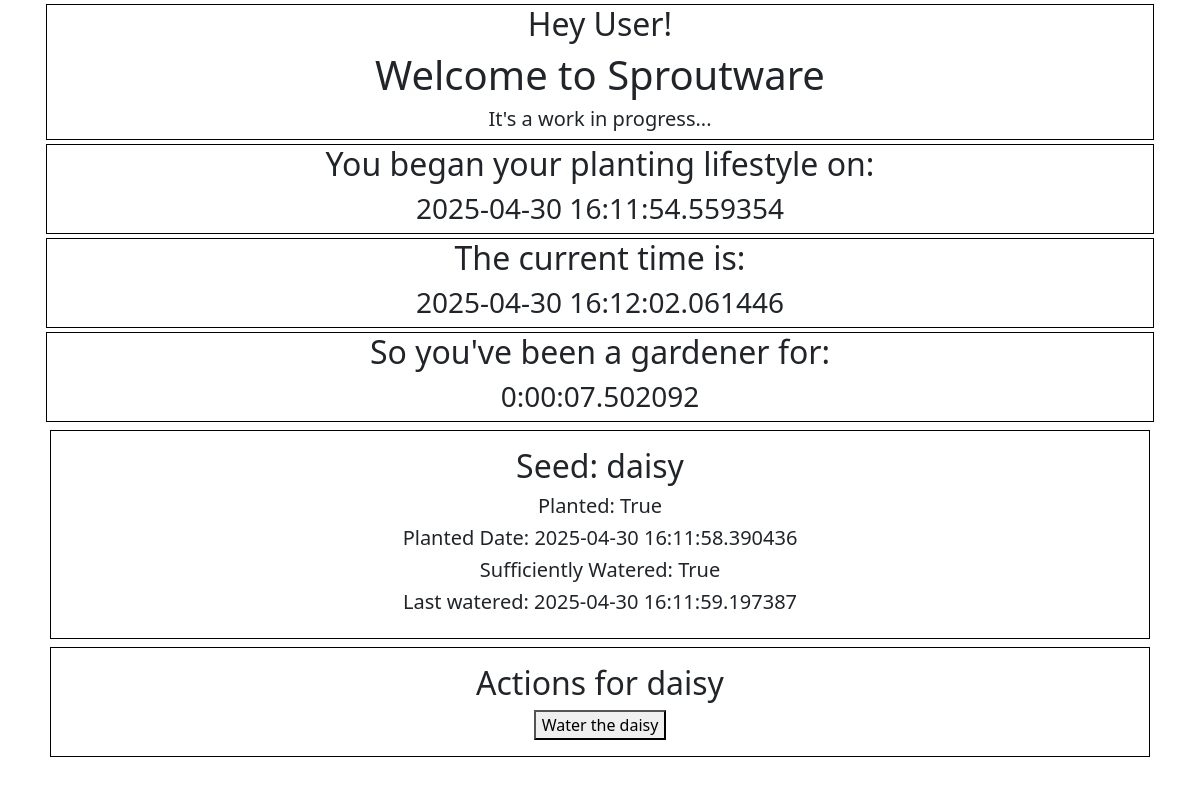
Before: / with the older database file.
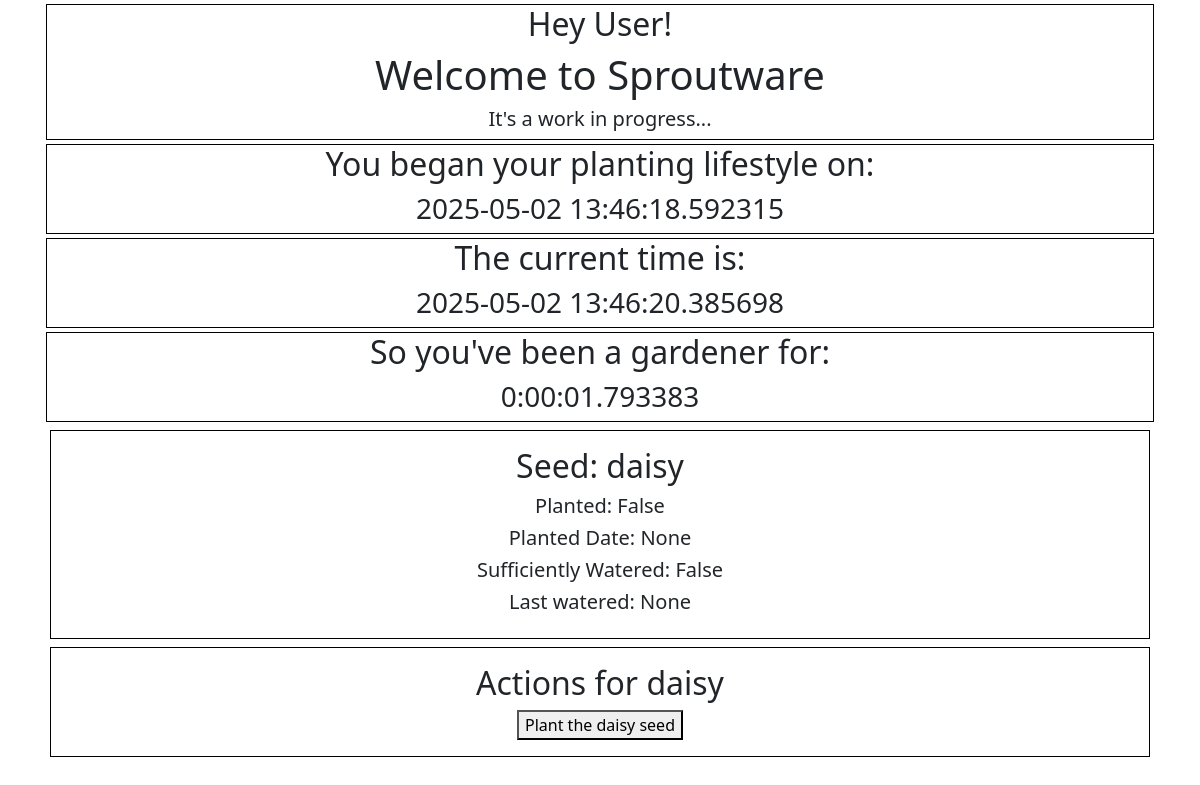
After: the same page with the newer database file.
### models.py (models this page shows, shortened)
class Time(db.Model):
    __tablename__ = "Time"
    id = db.mapped_column(db.Integer, primary_key = True)
    name = db.mapped_column(db.String, nullable = False)
    current_time = db.mapped_column(db.DateTime, nullable = False, default = dt.now())

class Seed(db.Model):
    __tablename__ = "Seeds"
    id = db.mapped_column(db.Integer, primary_key = True)
    name = db.mapped_column(db.String, nullable = False)
    category = db.mapped_column(db.String, nullable = False, default = "flower")
    hp = db.mapped_column(db.Integer, nullable = False, default = 100)
    growth = db.mapped_column(db.Integer, nullable = False, default = 0)
    is_watered = db.mapped_column(db.Boolean, default = False)
    time_of_watering = db.mapped_column(db.DateTime, nullable = True, default = None)
    is_planted = db.mapped_column(db.Boolean, nullable=False, default=False)
    time_of_planting = db.mapped_column(db.DateTime, nullable = True, default = None)
    water_interval = db.mapped_column(db.DateTime)

### app.py (the view)
@app.route("/")
def home():
    water_msg = request.args.get("message")
    seeds = call_seeds()
    time_update = call_time_update()
    start = began_game()
    update_time()
    return render_template("home.html", plant = seeds, time_update = time_update, start = start, water_message=water_msg)

### app.py (called while the page is built)
def call_seeds():
    statement = db.select(Seed)
    records = db.session.execute(statement)
    results = records.scalar()
    return results

def call_time_update():
    statement = db.select(Time).where(Time.id == 1)
    records = db.session.execute(statement)
    results = records.scalar()
    if results == None:
        current_time = Time(name = "up_to_date")
        db.session.add(current_time)
        db.session.commit()
        call_time_update()
        return call_time_update()
    return results

def update_time():
    current_time_row = db.session.query(Time).first()
    current_time_row.current_time = dt.now()
    db.session.commit()
    return current_time_row

def began_game():
    statement = db.select(Time).where(Time.id == 2)
    records = db.session.execute(statement)
    results = records.scalar()
    if results == None:
        began_time = Time(name = "first_launch_date")
        db.session.add(began_time)
        db.session.commit()
        began_game()
        return began_game()
    return results

### templates/home.html (shortened to what this page needs)
{% extends "base.html" %}
{% block content %}
<div class="m-1 p-6 border border-black text-center">
        <h2>Hey User!</h2>
        <h1>Welcome to Sproutware</h1>
        <h5>It's a work in progress...</h5>
</div>
<div class="m-1 p-6 border border-black text-center">
    <h2>You began your planting lifestyle on:</h2>
    <h3>{{ start.current_time }}</h3>
</div>
<div class="m-1 p-6 border border-black text-center">
    <h2>The current time is: </h2>
    <h3>{{time_update.current_time}}</h3>
</div>
<div class="m-1 p-6 border border-black text-center">
    <h2>So you've been a gardener for:</h2>
    <h3>{{time_update.current_time - start.current_time}}</h3>
</div>
<div class="m-2 p-3 border border-black text-center">
    <h2>Seed: {{ plant.name }}</h2>
    <h5>Planted: {{plant.is_planted}}</h5>
    <h5>Planted Date: {{plant.time_of_planting}} </h5>
    <h5>Sufficiently Watered: {{plant.is_watered}}</h5>
    <h5>Last watered: {{plant.time_of_watering}}</h5>
</div>
<div class="m-2 p-3 border border-black text-center">
    <h2>Actions for {{ plant.name }}</h2>
    {% if not plant.is_planted %}
        <form method="post" action="{{ url_for('plant_seed', seed_id=plant.id) }}">
            <button type="submit">Plant the {{ plant.name }} seed</button>
        </form>
    {% endif %}
    {% if plant.is_planted %}
        <form method="post" action="{{ url_for('water_seed', seed_id=plant.id) }}">
            <button type="submit">Water the {{ plant.name }}</button>
        </form>
    {% endif %}
</div>
{% endblock %}

### templates/base.html (shortened to what this page needs)
<!DOCTYPE html>
<html>
<head>
    <link href="https://cdn.jsdelivr.net/npm/bootstrap@5.3.3/dist/css/bootstrap.min.css" rel="stylesheet">
</head>
<body>
    <div class="container">
        {% block content %}{% endblock %}
    </div>
</body>
</html>

Changed rows visible on the page:
changed Time (number 1 of 2 on the later page): current_time "2025-04-30 16:11:54.559354" → "2025-05-02 13:46:18.592315"
changed Time (number 2 of 2 on the later page): current_time "2025-04-30 16:12:02.061446" → "2025-05-02 13:46:20.385698"; time_update.current_time-start.current_time "0:00:07.502092" → "0:00:01.793383"
changed Seed "daisy": is_planted "True" → "False"; time_of_planting "2025-04-30 16:11:58.390436" → "None"; is_watered "True" → "False"; time_of_watering "2025-04-30 16:11:59.197387" → "None"
Other visible differences:
text no longer shown: "Water the"
text now shown: "Plant the seed"
